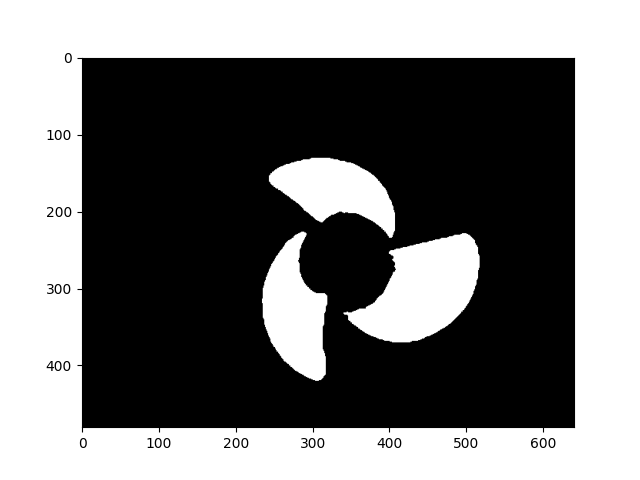

This chart was generated by the following Python code:
import numpy as np
import matplotlib.pyplot as plt
from skimage import io
from skimage.color import rgb2hsv
from skimage.filters.rank import median
from skimage.morphology import square 
fan=io.imread("C:/Users/User/Desktop/資料科學概論lab/Lab7/YellowFan.png")
width = fan.shape[1]
height = fan.shape[0]
img = np.zeros((height,width))
#height(100,430)wide(200,550)
fan_hsv=rgb2hsv(fan)
for h in range(100,430):
    for w in range(200,520):
        if fan_hsv[h,w,0]>0.15 and fan_hsv[h,w,0]<0.18:
            if fan_hsv[h,w,2]>0.6 and fan_hsv[h,w,2]<=1:
                 if fan_hsv[h,w,1]>0.65 and fan_hsv[h,w,1]<=1: 
                    img[h,w]=1

neighborhood=square(width=5)
#img=median(img,neighborhood)
plt.imshow(img,cmap='gray')
plt.show()
